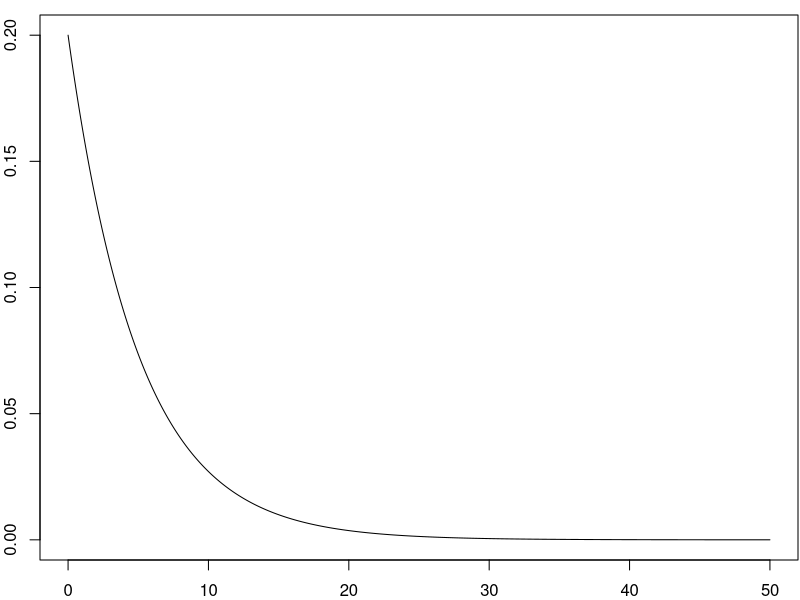
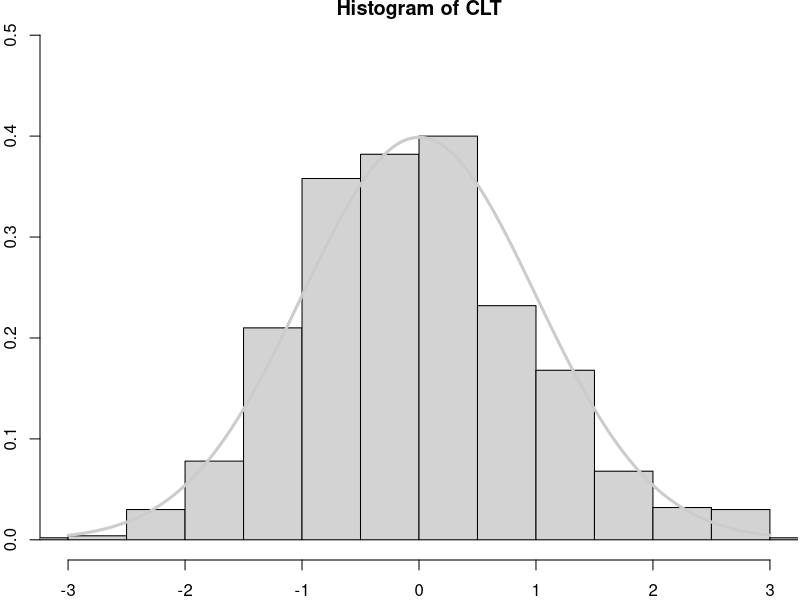
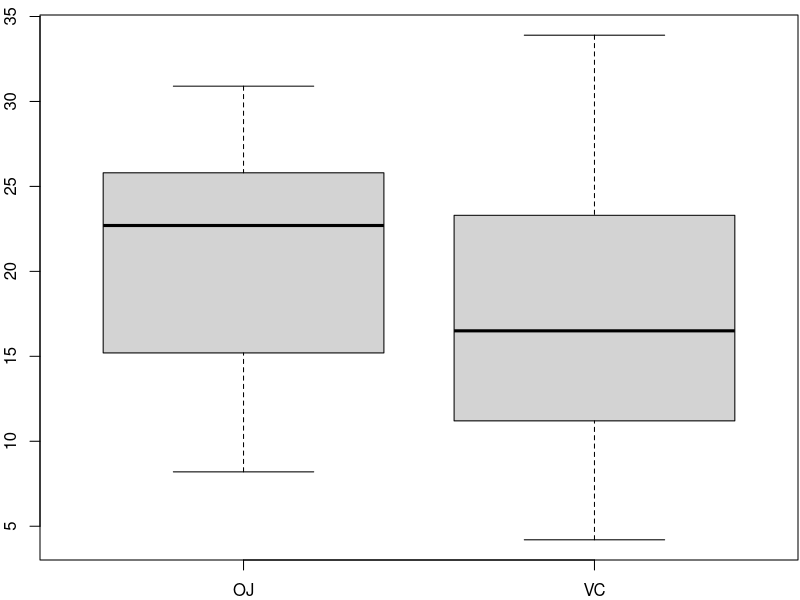
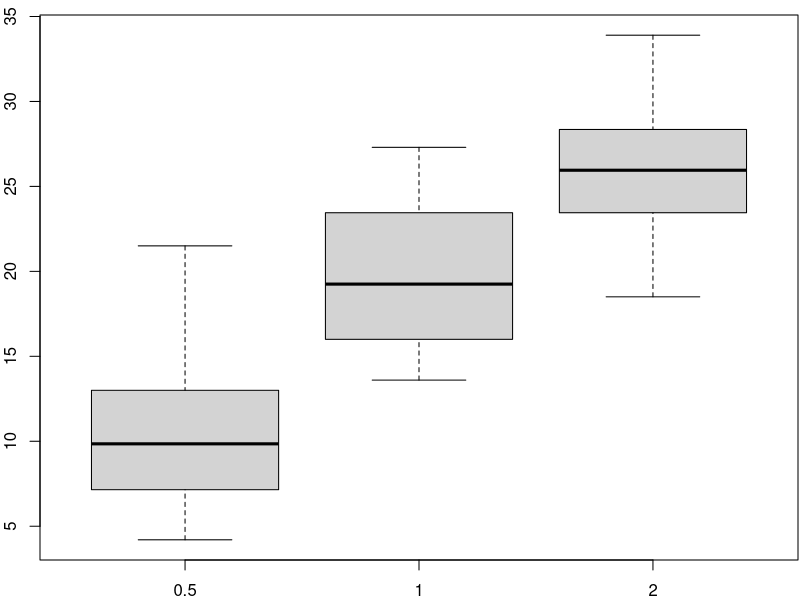

These charts were generated, in order, by the following R code:
## ---- chunk 1
knitr::opts_chunk$set(echo = TRUE)
## ---- chunk 2
x <- seq(0, 50, length.out=1000)
par(mar=c(2, 2, .75, .1))
plot(x, dexp(x, rate=0.2), type ="l")
## ---- chunk 3
lambda = .2 #this is the rate from the above distibution
n = 40 #sample size
nSamps = 1000 #the number of samples

samps <- matrix(, nrow = nSamps, ncol = n)
for(i in 1:nSamps){
       samps[i,] <- rexp(n, rate = lambda) 
}

## ---- chunk 4
sampleMeans <- apply(samps, 1, mean)
## ---- chunk 5
CLTtop <- (sampleMeans - 1/lambda)
## ---- chunk 6
CLTbottom <- (1/lambda)/sqrt(n)
## ---- chunk 7
CLT <- CLTtop / CLTbottom
## ---- chunk 8
par(mar=c(2, 2, .75, .1))
hist(CLT, freq = FALSE, xlim= c(-3,3), ylim = c(0,.5))
lines(seq(-3, 3, length = 100), dnorm(seq(-3, 3, length = 100)), col = grey(.8), lwd = 3)
## ---- chunk 9
mean(CLT)
var(CLT)
## ---- chunk 10
library(datasets)
#ToothGrowth is now available as a dataframe
## ---- chunk 11
library(knitr)
kable(table(ToothGrowth[,2:3]), align = "l")
## ---- chunk 12
par(mar=c(2, 2, .75, .1))
boxplot(len ~ supp, data = ToothGrowth)
## ---- chunk 13
OJ <-  ToothGrowth$len[ToothGrowth$supp=="OJ"]
VC <-  ToothGrowth$len[ToothGrowth$supp=="VC"]
t.test(OJ, VC, alternative = "two.sided", conf.level = .95)$conf.int
## ---- chunk 14
par(mar=c(2, 2, .75, .1))
boxplot(len ~ dose, data = ToothGrowth)
dose0.5 <-  ToothGrowth$len[ToothGrowth$dose==0.5]
dose1 <-  ToothGrowth$len[ToothGrowth$dose==1]
dose2 <-  ToothGrowth$len[ToothGrowth$dose==2]
## ---- chunk 15
t.test(dose0.5, dose2, alternative = "two.sided", conf.level = .95)$conf.int
